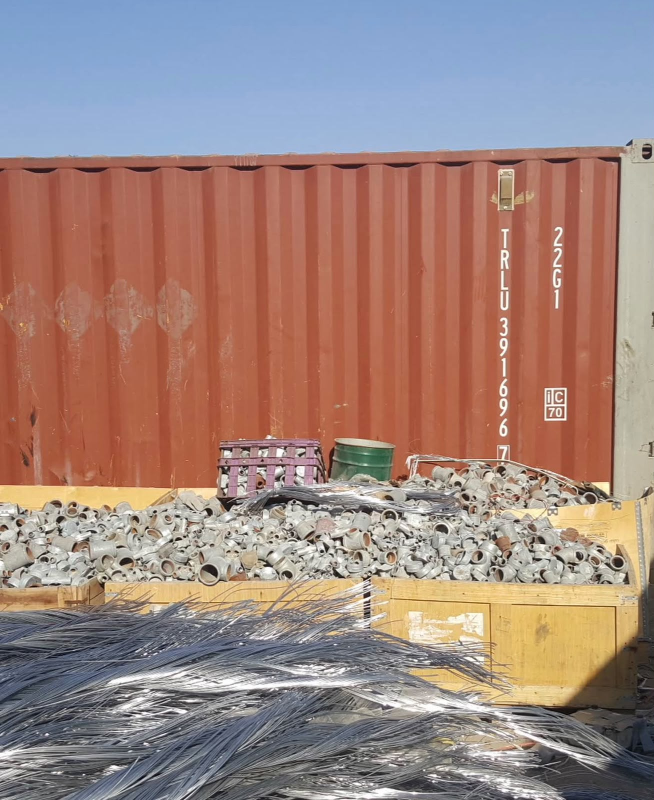
#> input picture images/originals/yard-aluminium-scrap.jpg, 1308 x 1600 px (shown at 1/2 size)
$ python build-images.py
#> lines starting #> are read from the running program, lines starting #| are printed output that depends on the picture
#!/usr/bin/env python3
"""
Build graded, compressed WebP images for the site from images/originals/.

Every photo gets the same editorial grade (desaturated, slightly darker, cool
graphite shadows) so the yard reads as one consistent set.

Usage:
    python3 -m venv .venv && .venv/bin/pip install pillow
    .venv/bin/python tools/build-images.py
"""
from pathlib import Path

from PIL import Image, ImageDraw, ImageEnhance, ImageFont

ROOT = Path(__file__).resolve().parent.parent
SRC = ROOT / "images" / "originals"
OUT = ROOT / "images"

GRAPHITE = (14, 15, 17)
COPPER = (184, 115, 51)

# name: (source file, crop box (left, top, right, bottom) or None, output widths)
CROPS = {
    "hero-wide":       ("yard-aluminium-scrap.jpg", (0, 560, 1308, 1296), [1308, 960, 640]),
    "hero-tall":       ("yard-aluminium-scrap.jpg", (154, 240, 1154, 1600), [1000, 720]),
    "mat-aluminium":   ("yard-aluminium-scrap.jpg", (320, 1000, 832, 1600), [512]),
    "mat-copper":      ("yard-containers.jpg", (0, 1040, 448, 1600), [448]),
    "yard-signboard":  ("signboard.jpg", None, [1400, 800]),
    "yard-gate":       ("entrance-gate.jpg", None, [1200, 720]),
    "yard-containers": ("yard-containers.jpg", (120, 420, 1296, 1600), [1000, 640]),
    "yard-aluminium":  ("yard-aluminium-scrap.jpg", (0, 300, 1308, 1600), [1000, 640]),
}


def grade(img: Image.Image) -> Image.Image:
    img = img.convert("RGB")
    img = ImageEnhance.Color(img).enhance(0.5)
    img = ImageEnhance.Contrast(img).enhance(1.12)
    img = ImageEnhance.Brightness(img).enhance(0.82)
    tint = Image.new("RGB", img.size, GRAPHITE)
    return Image.blend(img, tint, 0.14)


def build_crops() -> None:
    for name, (src, box, widths) in CROPS.items():
        img = Image.open(SRC / src)
#> img is the input picture: PIL image 1308x1600 RGB; mean R, G, B 158.4, 133.4, 127.3
        if box:
            r, b = min(box[2], img.width), min(box[3], img.height)
#> r = 1308; b = 1296
            img = img.crop((box[0], box[1], r, b))
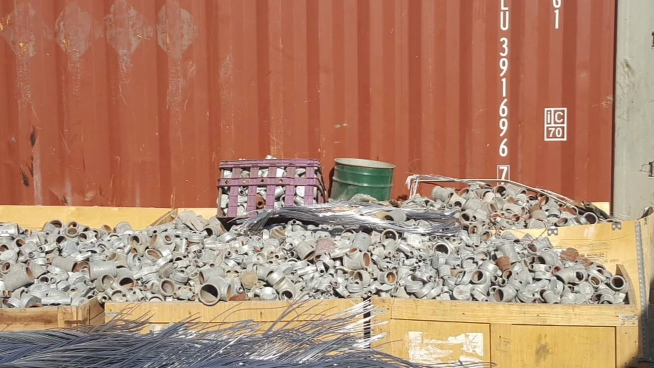
#> img: PIL image 1308x736 RGB (shown at 1/2 size); mean R, G, B 175.3, 132.1, 108.7
        img = grade(img)
#> in grade, `img = ImageEnhance.Color(img).enhance(0.5)`:
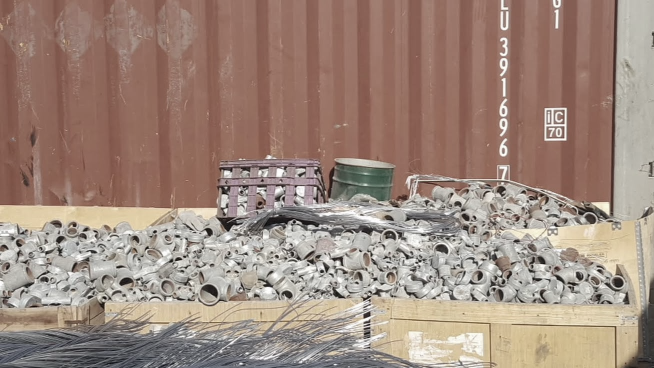
#> img: PIL image 1308x736 RGB (shown at 1/2 size); mean R, G, B 158.6, 137, 125.3
#> in grade, `img = ImageEnhance.Brightness(img).enhance(0.82)`:
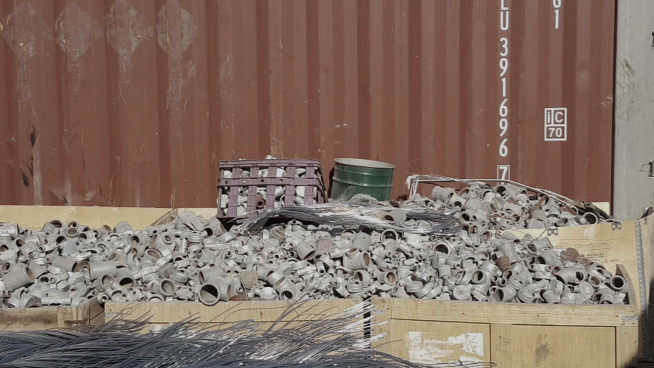
#> img: PIL image 1308x736 RGB (shown at 1/2 size); mean R, G, B 130.7, 110.9, 100.2
#> in grade, `return Image.blend(img, tint, 0.14)`:
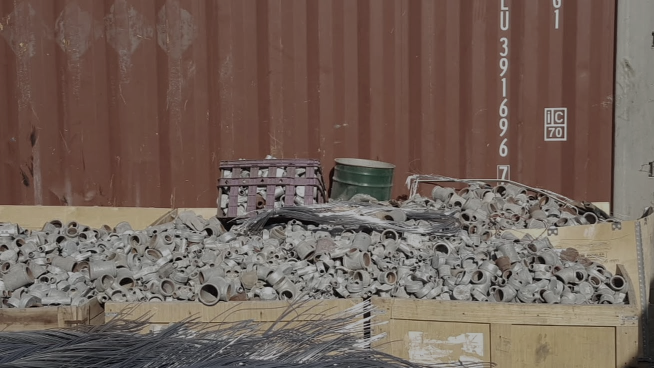
#> returned value: PIL image 1308x736 RGB (shown at 1/2 size); mean R, G, B 113.9, 97, 88.1
        for w in widths:
            w = min(w, img.width)
            h = round(img.height * w / img.width)
            out = OUT / f"{name}-{w}.webp"
            img.resize((w, h), Image.LANCZOS).save(out, "WEBP", quality=72, method=6)
            print(f"{out.relative_to(ROOT)}  {w}x{h}  {out.stat().st_size // 1024} KB")


# [46 lines left out: functions font, build_og, build_icon, not called in this run]


if __name__ == "__main__":
#> (the run stopped early here; a loop or call above may not have finished)

$ run again, with images/office-door.jpg copied over images/originals/yard-aluminium-scrap.jpg
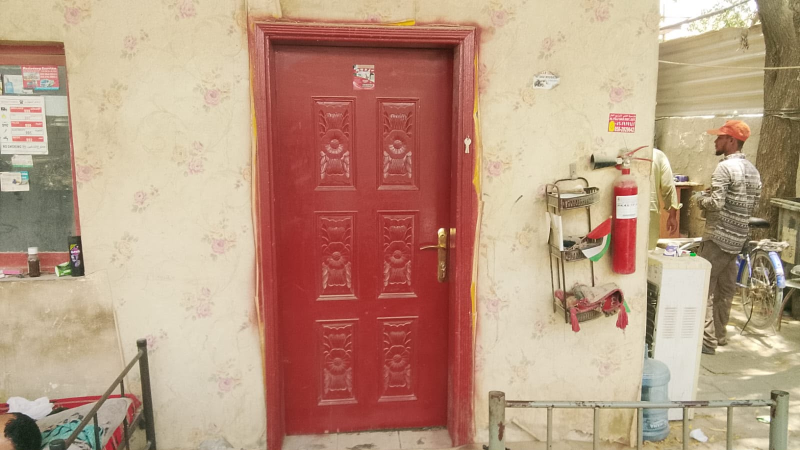
#> input picture images/office-door.jpg, 1600 x 900 px (shown at 1/2 size)
#> in build_crops, img is the input picture: PIL image 1600x900 RGB; mean R, G, B 186.9, 152.8, 130.2
#> in grade, `img = ImageEnhance.Brightness(img).enhance(0.82)`:
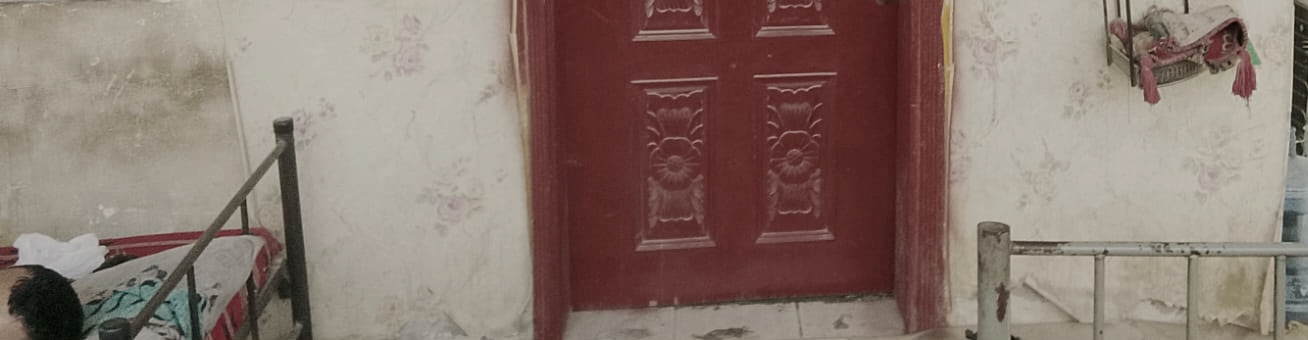
#> img: PIL image 1308x340 RGB; mean R, G, B 138.2, 120.3, 111.8
#> in grade, `return Image.blend(img, tint, 0.14)`:
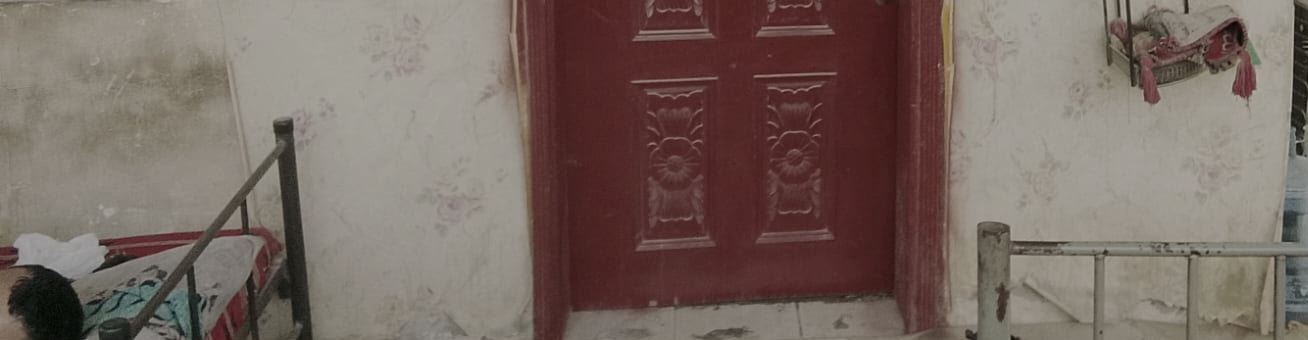
#> returned value: PIL image 1308x340 RGB; mean R, G, B 120.3, 105, 98.1
